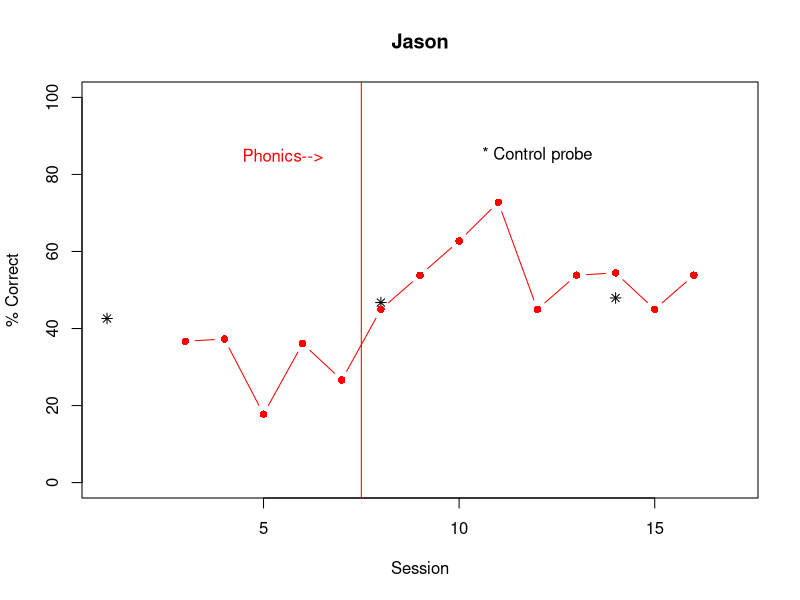
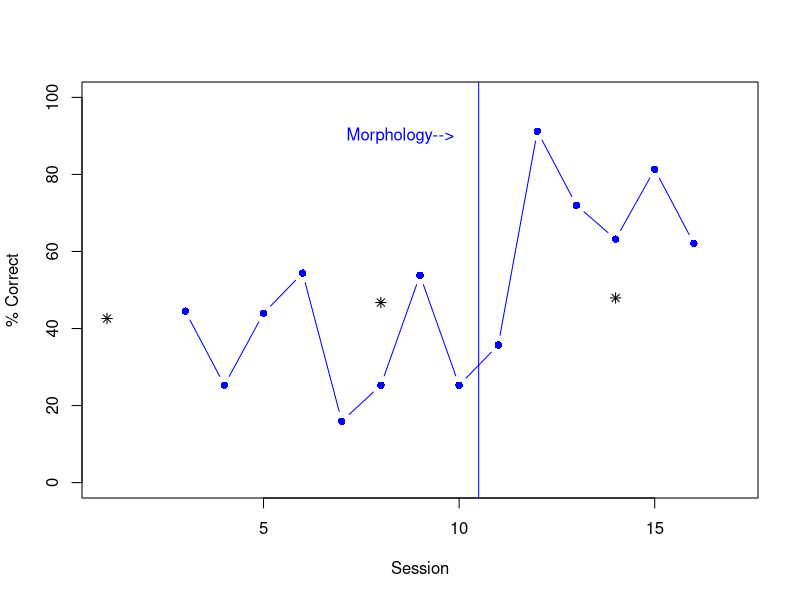
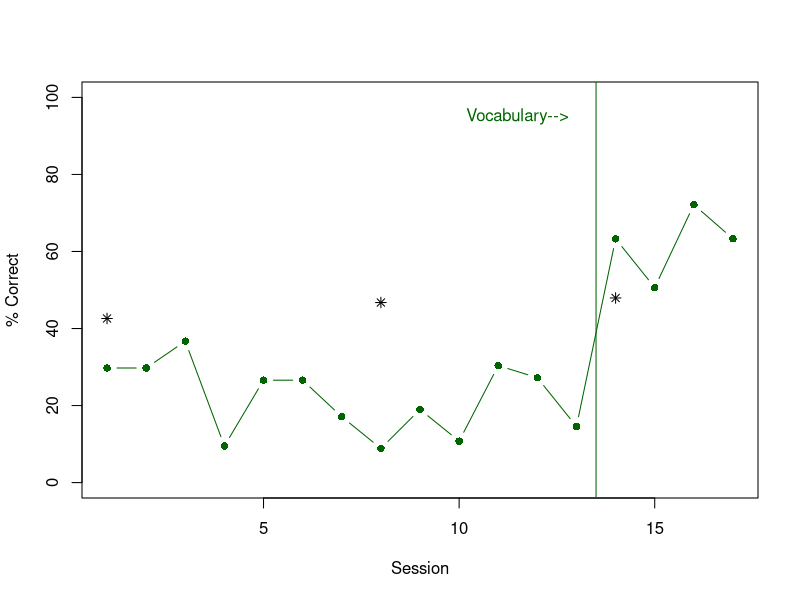

Generate these figures, in order, with R:

require(tidyverse)
swain1<-read.csv("swaindat1.csv")
swain2<-read.csv("swaindat2.csv")
swain3<-read.csv("swaindat3.csv")

swainall <- swain1
swainall$x[1:3]<-swainall$y[15:17]
swainall$x[4:17]<-NA
swainall$y[3:17]<-c(swainall$y[1:14],NA)
swainall$y[1:2]<-NA
colnames(swainall)<-c('Session','Control','Probe1')
swainall$Control[8]<-swainall$Control[2]
swainall$Control[14]<-swainall$Control[3]
swainall$Control[2:3]<-NA

swainall$Probe2<-NA
swainall$Probe2[3:16]<-swain2$y[1:14]
swainall$Probe3<-swain3$y

plot(swainall$Session,swainall$Control,type='p',pch=8,ylim=c(0,100),
      xlim = c(1,17),xlab='Session',ylab='% Correct',main='Jason')
lines(swainall$Session,swainall$Probe1,type='b',pch=16,col='red')
abline(v=7.5,col='red')
text(5.5,85,'Phonics-->',col='red')
text(12,85,"* Control probe")
plot(swainall$Session,swainall$Control,type='p',pch=8,ylim=c(0,100),
     xlim = c(1,17),xlab='Session',ylab='% Correct')
lines(swainall$Session,swainall$Probe2,type='b',pch=16,col='blue')
abline(v=10.5,col='blue')
text(8.5,90,'Morphology-->',col='blue')
plot(swainall$Session,swainall$Control,type='p',pch=8,ylim=c(0,100),
     xlim = c(1,17),xlab='Session',ylab='% Correct')
lines(swainall$Session,swainall$Probe3,type='b',pch=16,col='darkgreen')
abline(v=13.5,col='darkgreen')
text(11.5,95,'Vocabulary-->',col='darkgreen')



